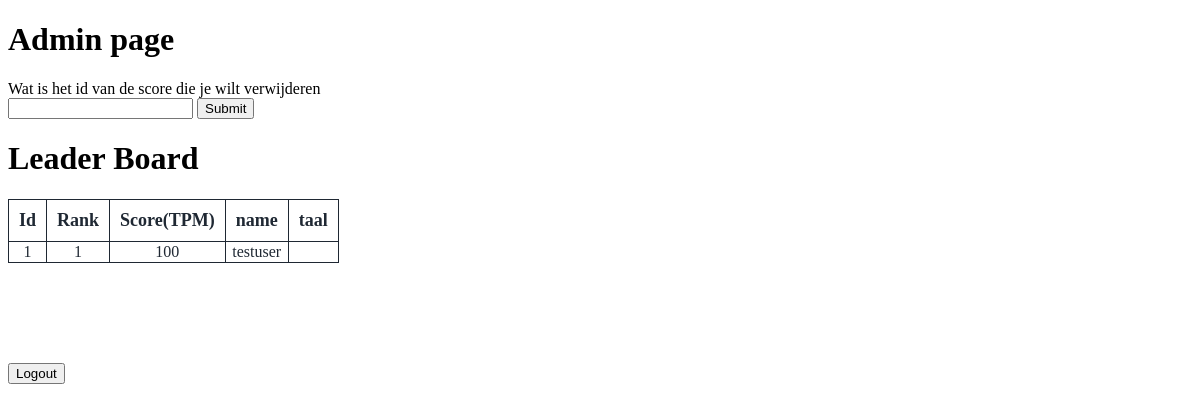
The app's page /admin.php, older data.
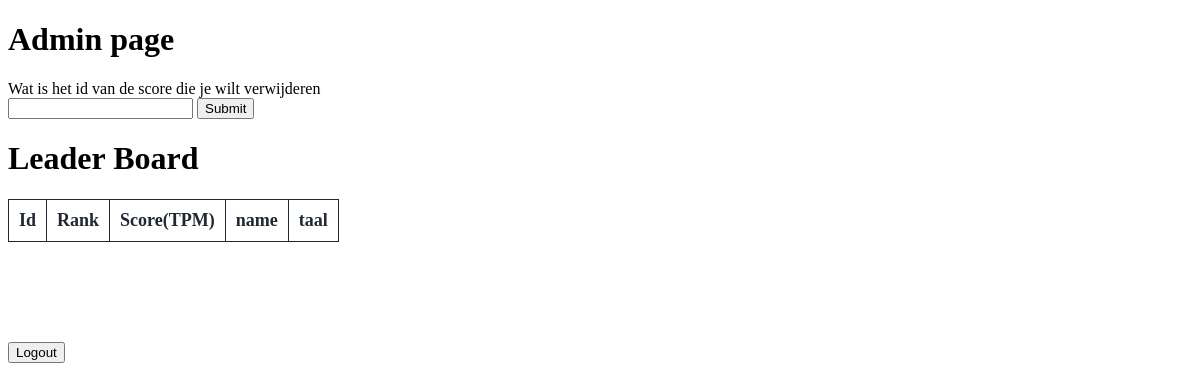
The same page, newer data.
### tables this page shows
Create table `leaderBoard`(
    id MEDIUMINT NOT NULL AUTO_INCREMENT PRIMARY KEY,
    score int (100) NOT NULL,
    naam varchar (50) NOT NULL,
    taal varchar (50) NOT NULL
);

### admin.php (the view, shortened to what this page needs)
<!doctype html>
<html>
    <head></head>
    <body>
        <h1>Admin page</h1>
        <form method="post">
            <label for="username">Wat is het id van de score die je wilt verwijderen <br/></label>
            <input type="id" name="id" value="">
            <input type="submit" name="submit">
        </form>
        <div class="box3">
            <?php
                include 'connect.php';
                ?>
                <h1 class = "title_lb">Leader Board</h1>
                <table class = 'leaderboard' style="display: flex; justify-content: left; border-collapse: collapse; ">
                <tr>
                    <th>Id</th>
                    <th>Rank</th>
                    <th>Score(TPM)</th>
                    <th>name</th>
                    <th>taal</th>
                </tr>
                <?php
                    $num = 0;
                    if (!isset($_POST['sort'])) {
                        $result = $pdo->query('SELECT * FROM leaderBoard ORDER BY score DESC');
                    } else {
                        if ($_POST['sort'] == 'taal') {
                            $result = $pdo->query('SELECT * FROM leaderBoard WHERE taal=\'' . $_COOKIE['taal'] . '\' ORDER BY score DESC');
                        } else {
                        $result = $pdo->query('SELECT * FROM leaderBoard ORDER BY score DESC');
                        }
                    }
                while ($row = $result->fetch()) {
                    $num += 1;
                    if ($num < 11) {
                            ?>
                        <tr class='me'>
                            <td><?php echo $row['id'] ?></td>
                            <td class='rank'><?php echo $num ?></td>
                            <td><?php echo $row['score'] ?></td>
                            <td><?php echo $row['naam'] ?></td>
                            <td><?php echo $row['taal'] ?></td>
                        </tr>
                        <?php
                        }
                        ?>
                            <?php
                        }
                    ?><div class=""></div>
                </table>
            </div>
        <form method="POST" class="logout" action="login.php">
        <input type="submit" class="btn" name="logout_user" value="Logout">
        </form>
    </body>
</html>

### admin.php (style rules this page uses)
th { color: #1f2833; border: 1px solid; text-align: center; font-size: large; padding: 10px; }
.logout { margin-top:100px; }
td { border: 1px solid; color: #1f2833; text-align: center; }

Row changes from the older to the newer data that the page shows:
removed leaderboard: id "1", score "100", naam "testuser"
